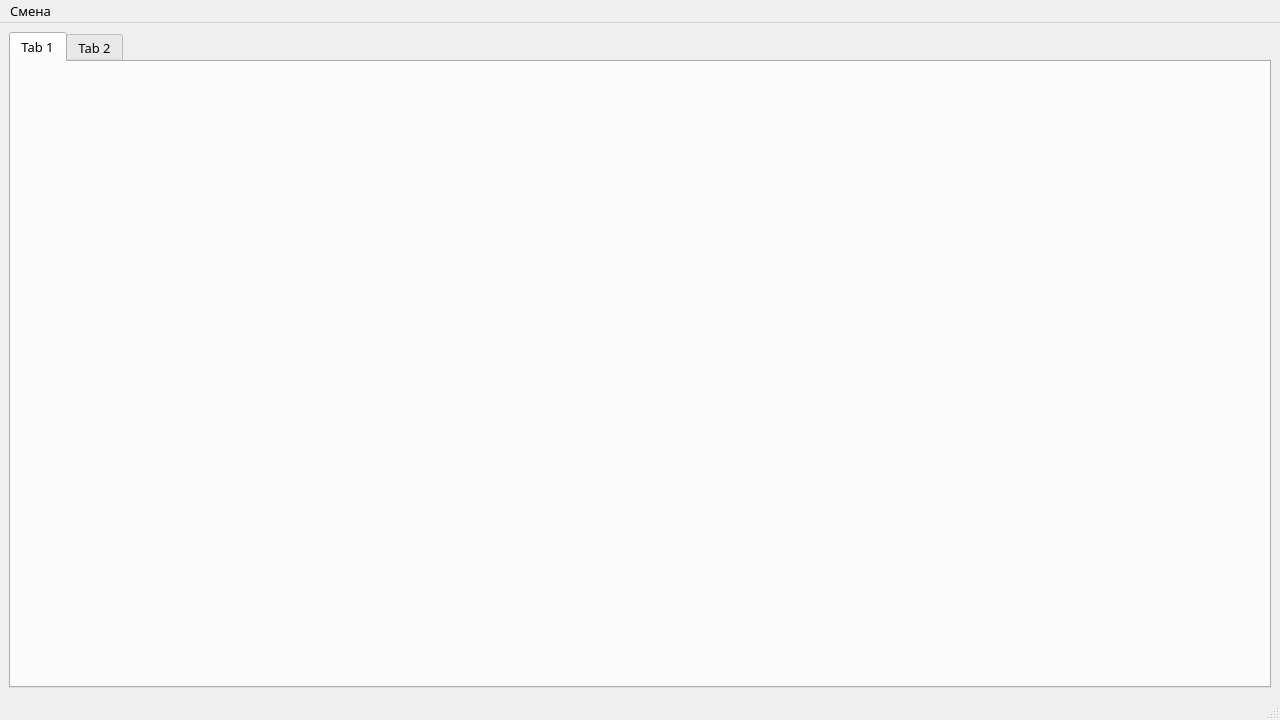
<?xml version="1.0" encoding="UTF-8"?>
<ui version="4.0">
 <class>extrusion_window</class>
 <widget class="QMainWindow" name="extrusion_window">
  <property name="windowModality">
   <enum>Qt::NonModal</enum>
  </property>
  <property name="geometry">
   <rect>
    <x>0</x>
    <y>0</y>
    <width>1280</width>
    <height>720</height>
   </rect>
  </property>
  <property name="sizePolicy">
   <sizepolicy hsizetype="Expanding" vsizetype="Expanding">
    <horstretch>0</horstretch>
    <verstretch>0</verstretch>
   </sizepolicy>
  </property>
  <property name="minimumSize">
   <size>
    <width>1280</width>
    <height>720</height>
   </size>
  </property>
  <property name="maximumSize">
   <size>
    <width>1920</width>
    <height>1080</height>
   </size>
  </property>
  <property name="font">
   <font>
    <family>Opel Sans</family>
    <pointsize>10</pointsize>
    <stylestrategy>PreferAntialias</stylestrategy>
   </font>
  </property>
  <property name="windowTitle">
   <string>Экструзия</string>
  </property>
  <widget class="QWidget" name="centralwidget">
   <layout class="QGridLayout" name="gridLayout">
    <item row="0" column="0">
     <widget class="QTabWidget" name="extr_tabs">
      <property name="enabled">
       <bool>true</bool>
      </property>
      <property name="sizePolicy">
       <sizepolicy hsizetype="Expanding" vsizetype="Expanding">
        <horstretch>0</horstretch>
        <verstretch>0</verstretch>
       </sizepolicy>
      </property>
      <property name="font">
       <font>
        <family>Opel Sans</family>
        <pointsize>10</pointsize>
        <weight>50</weight>
        <bold>false</bold>
        <stylestrategy>PreferAntialias</stylestrategy>
       </font>
      </property>
      <property name="currentIndex">
       <number>0</number>
      </property>
      <widget class="QWidget" name="tab">
       <property name="sizePolicy">
        <sizepolicy hsizetype="Preferred" vsizetype="Preferred">
         <horstretch>0</horstretch>
         <verstretch>0</verstretch>
        </sizepolicy>
       </property>
       <property name="font">
        <font>
         <family>Opel Sans</family>
         <pointsize>10</pointsize>
         <weight>50</weight>
         <bold>false</bold>
         <stylestrategy>PreferAntialias</stylestrategy>
        </font>
       </property>
       <attribute name="title">
        <string>Tab 1</string>
       </attribute>
      </widget>
      <widget class="QWidget" name="tab_2">
       <property name="font">
        <font>
         <family>Opel Sans</family>
         <pointsize>10</pointsize>
         <weight>50</weight>
         <bold>false</bold>
         <stylestrategy>PreferAntialias</stylestrategy>
        </font>
       </property>
       <attribute name="title">
        <string>Tab 2</string>
       </attribute>
      </widget>
     </widget>
    </item>
   </layout>
  </widget>
  <widget class="QMenuBar" name="menubar">
   <property name="geometry">
    <rect>
     <x>0</x>
     <y>0</y>
     <width>1280</width>
     <height>22</height>
    </rect>
   </property>
   <widget class="QMenu" name="menu">
    <property name="title">
     <string>Смена</string>
    </property>
    <addaction name="start_shift"/>
    <addaction name="end_shift"/>
    <addaction name="separator"/>
   </widget>
   <addaction name="menu"/>
  </widget>
  <widget class="QStatusBar" name="statusbar"/>
  <action name="start_shift">
   <property name="text">
    <string>Начать смену</string>
   </property>
   <property name="font">
    <font>
     <pointsize>9</pointsize>
     <stylestrategy>PreferAntialias</stylestrategy>
    </font>
   </property>
  </action>
  <action name="end_shift">
   <property name="text">
    <string>Закончить смену</string>
   </property>
   <property name="font">
    <font>
     <pointsize>9</pointsize>
    </font>
   </property>
  </action>
 </widget>
 <resources/>
 <connections/>
</ui>
